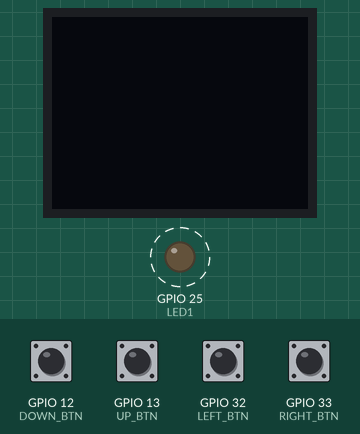
Bench run of a sketch on a simulated ESP8266 (NodeMCU). Parts: 64×48 one-colour display, output pins drawn as LEDs (lit = HIGH). Dashed ring = blinking. The inputs (shaded band) are chosen by the test bench; at power-on: GPIO 12 (DOWN_BTN), GPIO 13 (UP_BTN), GPIO 32 (LEFT_BTN), GPIO 33 (RIGHT_BTN) HIGH.

Above: at 1.2 s.
1.3 s: GPIO 12 (DOWN_BTN) pulled LOW for 0.15 s
At 1.9 s:
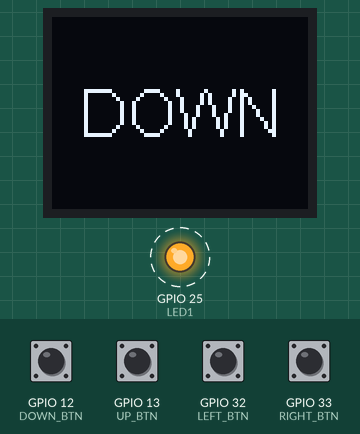
2.0 s: GPIO 13 (UP_BTN) pulled LOW for 0.15 s
At 2.67 s:
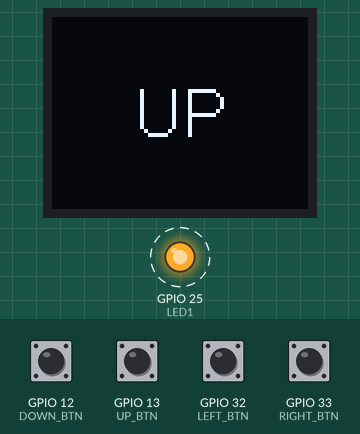
2.7 s: GPIO 32 (LEFT_BTN) pulled LOW for 0.15 s
At 2.92 s:
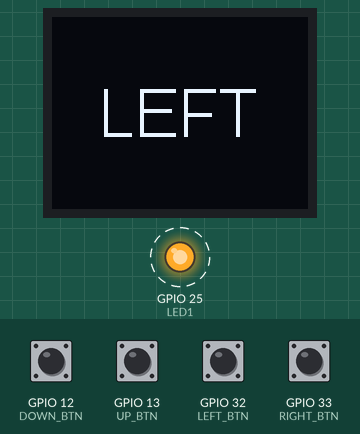
3.4 s: GPIO 33 (RIGHT_BTN) pulled LOW for 0.15 s
At 3.77 s:
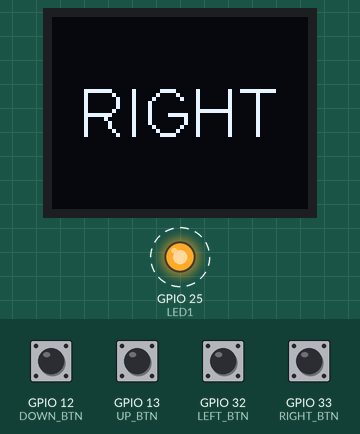
4.1 s: GPIO 12 (DOWN_BTN) pulled LOW for 1 s
At 5.3 s:
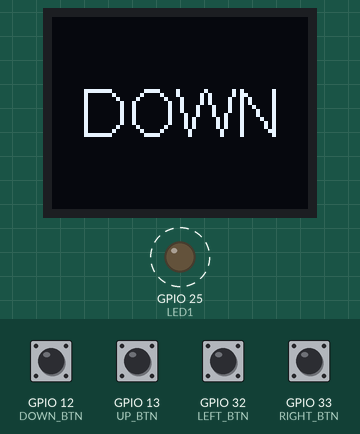
5.7 s: GPIO 13 (UP_BTN) pulled LOW for 1 s
At 7.25 s:
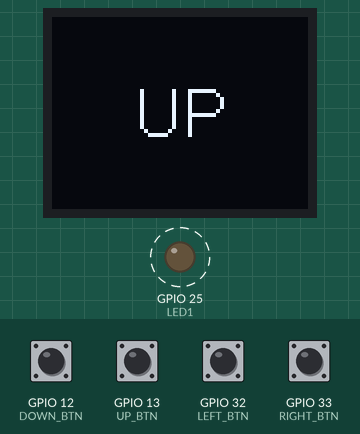
Timing chart, 0 to 8.3 s (numbered marks = the images above; inputs shaded):
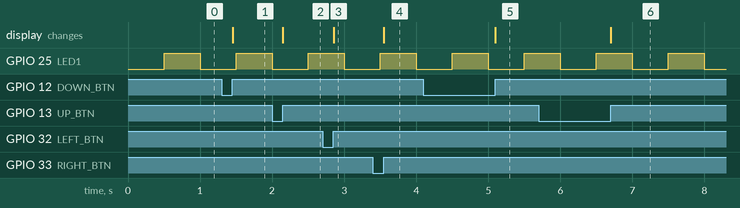

The sketch:

sensores.ino
```cpp
#define DEBUG

#ifdef DEBUG
#include "SSD1306Wire.h"
static SSD1306Wire display(0x3c, SDA, SCL, GEOMETRY_64_48);
#define LOG(msg) display.clear();display.drawString(display.width()/2, display.height()/2, msg); display.display()
#define INITLOG() display.init(); display.setContrast(255); display.setTextAlignment(TEXT_ALIGN_CENTER_BOTH); display.setFont(ArialMT_Plain_16); display.clear()
#else
#define LOG(msg)
#define INITLOG()
#endif

#define LED1 25
#define UP_BTN 13
#define DOWN_BTN 12
#define LEFT_BTN 32
#define RIGHT_BTN 33


static const char *buttonGetName(uint8_t number) {
  static const char *buttonName[] = {"NONE", "UP", "DOWN", "LEFT", "RIGHT"};
  uint8_t index = 0;
  switch (number) {
    case UP_BTN:
      index = 1;
      break;
    case DOWN_BTN:
      index = 2;
      break;
    case LEFT_BTN:
      index = 3;
      break;
    case RIGHT_BTN:
      index = 4;
      break;
    default:
      break;
  }
  return buttonName[index];
}

void taskButtons();
void taskSerial();
void taskBeat();

void setup() {
  INITLOG();
  taskButtons();
  taskSerial();
  taskBeat();
}


// EVENTOS
bool evButtons = false;
uint8_t evButtonsData = 0;

void loop() {
  taskButtons();
  taskSerial();
  taskBeat();
}


void taskButtons() {
  enum class ButtonsStates {INIT, WAITING_PRESS, WAITING_STABLE, WAITING_RELEASE};
  static ButtonsStates buttonsState =  ButtonsStates::INIT;
  static uint8_t lastButton = 0;
  static uint32_t referenceTime;
  const uint32_t STABLETIMEOUT = 50;

  switch (buttonsState) {
    case ButtonsStates::INIT: {
        pinMode(UP_BTN, INPUT_PULLUP);
        pinMode(DOWN_BTN, INPUT_PULLUP);
        pinMode(LEFT_BTN, INPUT_PULLUP);
        pinMode(RIGHT_BTN, INPUT_PULLUP);
        buttonsState = ButtonsStates::WAITING_PRESS;
        break;
      }
    case ButtonsStates::WAITING_PRESS: {
        if (digitalRead(UP_BTN) == LOW) {
          buttonsState = ButtonsStates::WAITING_STABLE;
          lastButton = UP_BTN;
          referenceTime = millis();
        }
        else if (digitalRead(DOWN_BTN) == LOW) {
          buttonsState = ButtonsStates::WAITING_STABLE;
          lastButton = DOWN_BTN;
          referenceTime = millis();
        }
        else if (digitalRead(LEFT_BTN) == LOW) {
          buttonsState = ButtonsStates::WAITING_STABLE;
          lastButton = LEFT_BTN;
          referenceTime = millis();
        }
        else if (digitalRead(RIGHT_BTN) == LOW) {
          buttonsState = ButtonsStates::WAITING_STABLE;
          lastButton = RIGHT_BTN;
          referenceTime = millis();
        }
        break;
      }

    case ButtonsStates::WAITING_STABLE: {
        if (digitalRead(lastButton) == HIGH) {
          buttonsState = ButtonsStates::WAITING_PRESS;
        }
        else if ( (millis() - referenceTime) >= STABLETIMEOUT ) {
          buttonsState = ButtonsStates::WAITING_RELEASE;
        }
        break;
      }

    case ButtonsStates::WAITING_RELEASE: {
        if (digitalRead(lastButton) == HIGH) {
          buttonsState = ButtonsStates::WAITING_PRESS;
          evButtons = true;
          evButtonsData = lastButton;
          LOG(String( String(buttonGetName(lastButton)) ));
        }

        break;
      }
    default:
      break;

  }
}

void taskSerial() {
  enum class SerialStates {INIT, WAITING_REQUESTS};
  static SerialStates serialState =  SerialStates::INIT;

  switch (serialState) {
    case SerialStates::INIT: {


        break;
      }
    case SerialStates::WAITING_REQUESTS: {

        // La respuesta se debe enviar siguiendo este protocolo:
        // Enviar la cadena
        // estado_UP,estado_DOWN,estado_LEFT,estado_RIGHT
        // No olvidar enviar el ENTER: \n
        // Ejemplos de posibles respuestas:
        // "1,1,1,1\n" todos los sensores están relajados
        // "1,1,1,0\n" todos los sensores están relajados menos RIGHT

        break;
      }
    default:
      break;
  }
}

void taskBeat() {
  enum class BeatStates {INIT, BEATING};
  static BeatStates beatlState =  BeatStates::INIT;
  static uint32_t previousMillis = 0;
  const uint32_t interval = 500;
  static bool ledState = false;

  switch (beatlState) {
    case BeatStates::INIT: {
        digitalWrite(LED1, ledState);
        pinMode(LED1, OUTPUT);
        beatlState = BeatStates::BEATING;
        break;
      }
    case BeatStates::BEATING: {
        if ( (millis() - previousMillis) >= interval) {
          previousMillis = millis();

          if (ledState == false) {
            ledState = true;
          } else {
            ledState = false;
          }
          digitalWrite(LED1, ledState);
        }

        break;
      }
    default:
      break;
  }
}
```

Measured:
- after the input at 1.3 s, the display: changes after 0.16 s (image 1)
- after the input at 2.0 s, the display: changes after 0.15 s (image 2)
- after the input at 2.7 s, the display: changes after 0.16 s (image 3)
- after the input at 3.4 s, the display: changes after 0.15 s (image 4)
- after the input at 4.1 s, the display: changes after 1.0 s (image 5)
- after the input at 5.7 s, the display: changes after 1.0 s (image 6)
- by itself, GPIO 25 (LED1): alternates HIGH for 0.50 s and LOW for 0.50 s
